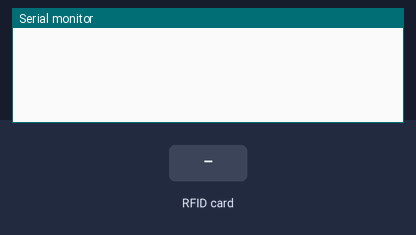
A sketch run on a simulated Arduino Uno, built with avr-gcc and run on an emulated ATmega328P. Parts: the last lines printed to the serial monitor. The test bench sets the inputs (shaded band).

Above: at 1.2 s.
1.3 s: RFID card 5E 7A 19 C4 held to the reader
At 1.41 s:
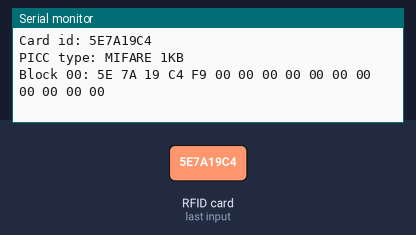
2.8 s: RFID card 5E 7A 19 C4 held to the reader
At 5.28 s:
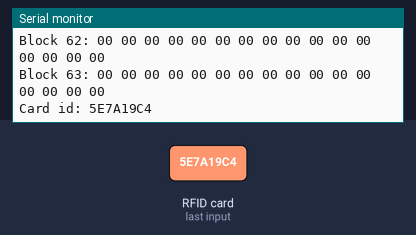
8.8 s: RFID card 5E 7A 19 C4 held to the reader
At 9.35 s:
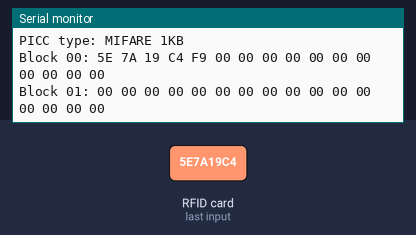
Timing chart, 0 to 11.8 s (numbered marks = the images above; inputs shaded):
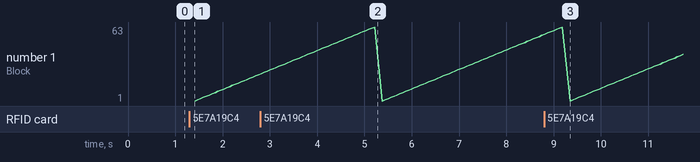

The sketch:

RFID_READER.ino
```cpp
#include <SPI.h>
#include <MFRC522.h>

#define RST_PIN 9
#define SS_PIN 10

void print_uid(void);
bool authenticate_card(byte sectorToAuth);
void print_one_block(byte BlockToRead);
static void print_hex(byte hex);
void dump_card(void);

MFRC522 mfrc522(SS_PIN, RST_PIN);

void setup(void)
{
  Serial.begin(9600);
  SPI.begin();
  mfrc522.PCD_Init();
}

void loop(void)
{
  if (!mfrc522.PICC_IsNewCardPresent())
  {
    return;
  }
  if (!mfrc522.PICC_ReadCardSerial())
  {
    return;
  }

  dump_card();
}

void dump_card(void)
{
  print_uid();
  for (byte block = 0; block < 64; block++)
  {
    byte sector = block / 4;
    bool auth_status = authenticate_card(sector);
    if (auth_status)
    {
      print_one_block(block);
    }
    else
    {
      break;
    }
  }
  mfrc522.PCD_StopCrypto1();
}

void print_uid(void)
{
  byte i = 0;
  byte size = mfrc522.uid.size;
  Serial.print("Card id: ");
  for (i = 0; i < size; i++)
  {
    print_hex(mfrc522.uid.uidByte[i]);
  }
  byte piccType = mfrc522.PICC_GetType(mfrc522.uid.sak);
  Serial.print("\nPICC type: ");
  Serial.println(mfrc522.PICC_GetTypeName(piccType));
}

bool authenticate_card(byte sectorToAuth)
{
  MFRC522::MIFARE_Key key;
  byte i;
  for (i = 0; i < 6; i++)
  {
    key.keyByte[i] = 0xFF;
  }
  byte trailerBlock = 3 + (4 * sectorToAuth);
  byte status;

  status = mfrc522.PCD_Authenticate(MFRC522::PICC_CMD_MF_AUTH_KEY_A, trailerBlock, &key, &(mfrc522.uid));
  if (status != MFRC522::STATUS_OK)
  {
    Serial.print("PCD_Authenticate() failed: ");
    Serial.println(mfrc522.GetStatusCodeName(status));
    return false;
  }

  return true;
}

void print_one_block(byte blockToRead)
{
  byte buffer[18];
  byte bufferSize = sizeof(buffer);
  byte status = mfrc522.MIFARE_Read(blockToRead, buffer, &bufferSize);
  if (status == MFRC522::STATUS_OK)
  {
    Serial.print("Block ");
    if (blockToRead < 10)
    {
      Serial.print("0");
    }
    Serial.print(blockToRead);
    Serial.print(": ");
    for (byte i = 0; i < 16; i++)
    {
      print_hex(buffer[i]);
      Serial.print(" ");
    }
    Serial.print("\n");
  }
}
static void print_hex(byte hex)
{
  if (hex < 0x10)
  {
      Serial.print("0");
  }
  Serial.print(hex, HEX);
}
```

Measured:
- after the input at 1.3 s, the serial monitor: prints a new line at once (image 1)
- after the input at 8.8 s, the serial monitor: prints a new line after 0.45 s (image 3)
